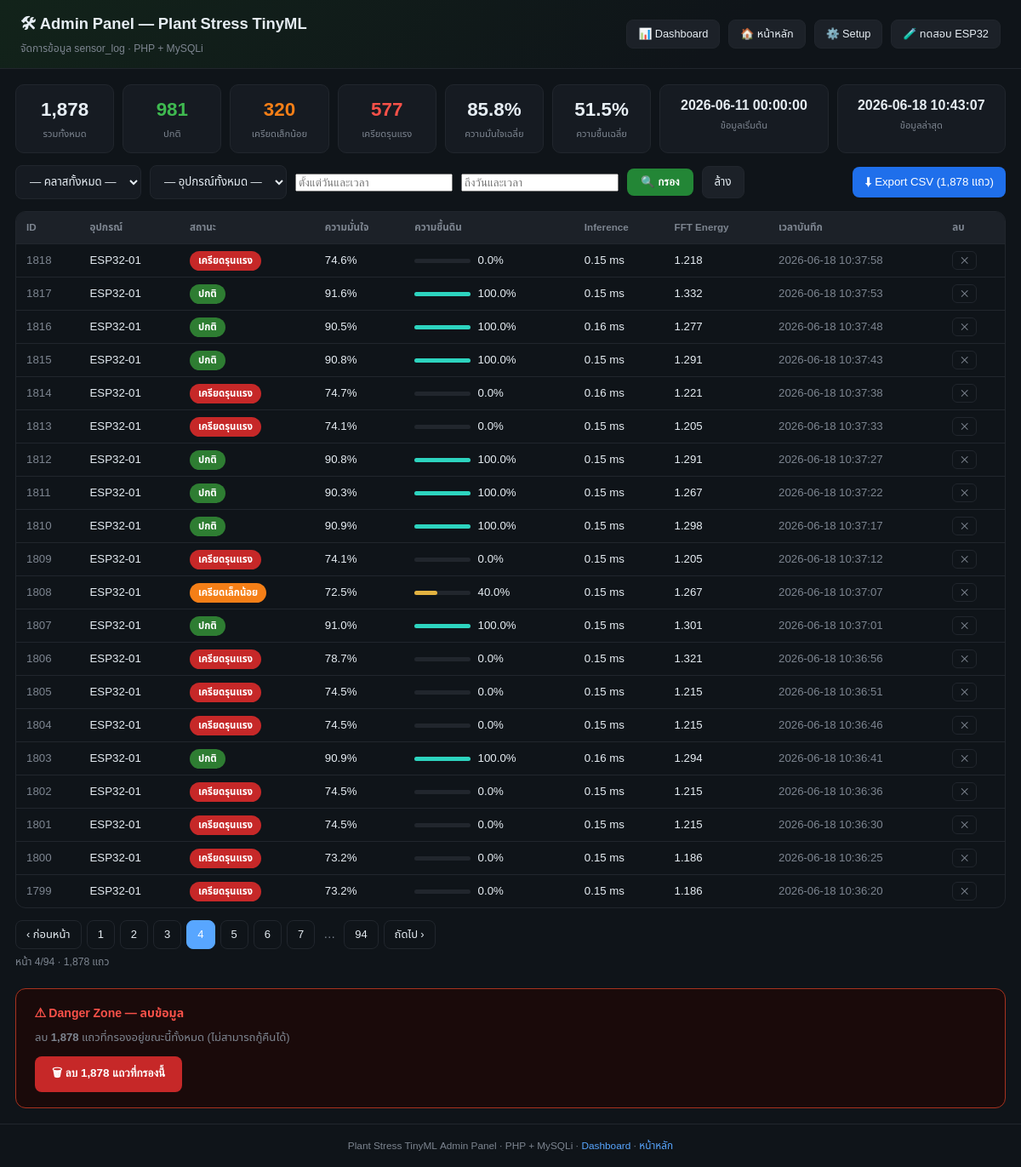
The app's page /admin/index.php?page=4& with its own data.
### tables this page shows
CREATE TABLE `sensor_log` (
  `id` int(11) NOT NULL,
  `device_id` varchar(20) NOT NULL DEFAULT 'ESP32-01',
  `class_id` tinyint(4) NOT NULL COMMENT '0=Normal 1=Mild 2=Severe',
  `class_label` varchar(20) NOT NULL,
  `confidence` float NOT NULL,
  `soil_moisture` float NOT NULL,
  `inference_ms` float NOT NULL,
  `fft_energy` float DEFAULT '0',
  `features_json` text,
  `uptime_ms` bigint(20) DEFAULT '0',
  `created_at` datetime DEFAULT CURRENT_TIMESTAMP
);

### admin/index.php (the view, shortened to what this page needs)
<?php
function buildWhere(string $cls, string $dev, string $df, string $dt): string
{
    $parts = [];
    return $parts ? 'WHERE '.implode(' AND ', $parts) : '';
}
function q(string $v): string { return htmlspecialchars($v, ENT_QUOTES, 'UTF-8'); }
$fClass = $_GET['f_class']     ?? ($_POST['f_class']    ?? '');
$fDev   = $_GET['f_device']    ?? ($_POST['f_device']   ?? '');
$fFrom  = $_GET['f_date_from'] ?? '';
$fTo    = $_GET['f_date_to']   ?? '';
$conn = getConnection();
$where  = buildWhere($fClass, $fDev, $fFrom, $fTo);
$perPg  = 20;
$page   = max(1, (int)($_GET['page'] ?? 1));
$total  = (int)$conn->query("SELECT COUNT(*) c FROM sensor_log $where")->fetch_assoc()['c'];
$pages  = max(1, (int)ceil($total / $perPg));
$page   = min($page, $pages);
$offset = ($page - 1) * $perPg;
$rows = $conn->query(
    "SELECT id,device_id,class_id,class_label,confidence,
            soil_moisture,inference_ms,fft_energy,created_at
     FROM sensor_log $where ORDER BY id DESC LIMIT $perPg OFFSET $offset"
)->fetch_all(MYSQLI_ASSOC);
$stats = $conn->query("
    SELECT COUNT(*) total,
           AVG(confidence)*100 acc,
           AVG(soil_moisture)  soil,
           SUM(class_id=0) n0, SUM(class_id=1) n1, SUM(class_id=2) n2,
           MIN(created_at) dt_min, MAX(created_at) dt_max
    FROM sensor_log $where
")->fetch_assoc();
$qs = http_build_query(array_filter([
    'f_class'     => $fClass,
    'f_device'    => $fDev,
    'f_date_from' => $fFrom,
    'f_date_to'   => $fTo,
], fn($v) => $v !== ''));
$CLS = [
    0 => ['ปกติ',            '#2E7D32'],
    1 => ['เครียดเล็กน้อย', '#F57F17'],
    2 => ['เครียดรุนแรง',   '#C62828'],
];
?>
<!DOCTYPE html>
<html lang="th">
<head>
<link rel="stylesheet" href="style.css">
<link rel="stylesheet" href="https://cdn.jsdelivr.net/npm/flatpickr/dist/flatpickr.min.css">
</head>
<body>
<header class="ah">
  <div class="ah-inner">
    <div>
      <h1>🛠 Admin Panel — Plant Stress TinyML</h1>
      <p class="asub">จัดการข้อมูล sensor_log · PHP + MySQLi</p>
    </div>
    <nav class="anav">
      <a href="../dashboard/index.php">📊 Dashboard</a>
      <a href="../index.php">🏠 หน้าหลัก</a>
      <a href="../install/setup.php">⚙️ Setup</a>
      <a href="../install/test_ingest.php">🧪 ทดสอบ ESP32</a>
    </nav>
  </div>
</header>
<div class="wrap">
<div class="stat-strip">
  <div class="ss-item">
    <span class="ss-n"><?=number_format($stats['total'] ?? 0)?></span>
    <span class="ss-l">รวมทั้งหมด</span>
  </div>
  <div class="ss-item">
    <span class="ss-n" style="color:#3fb950"><?=number_format($stats['n0'] ?? 0)?></span>
    <span class="ss-l">ปกติ</span>
  </div>
  <div class="ss-item">
    <span class="ss-n" style="color:#F57F17"><?=number_format($stats['n1'] ?? 0)?></span>
    <span class="ss-l">เครียดเล็กน้อย</span>
  </div>
  <div class="ss-item">
    <span class="ss-n" style="color:#f85149"><?=number_format($stats['n2'] ?? 0)?></span>
    <span class="ss-l">เครียดรุนแรง</span>
  </div>
  <div class="ss-item">
    <span class="ss-n"><?=$stats['acc'] !== null ? number_format($stats['acc'],1).'%' : '--'?></span>
    <span class="ss-l">ความมั่นใจเฉลี่ย</span>
  </div>
  <div class="ss-item">
    <span class="ss-n"><?=$stats['soil'] !== null ? number_format($stats['soil'],1).'%' : '--'?></span>
    <span class="ss-l">ความชื้นเฉลี่ย</span>
  </div>
  <div class="ss-item" style="flex:2;min-width:180px;">
    <span class="ss-n" style="font-size:1rem"><?=q($stats['dt_min'] ?? '--')?></span>
    <span class="ss-l">ข้อมูลเริ่มต้น</span>
  </div>
  <div class="ss-item" style="flex:2;min-width:180px;">
    <span class="ss-n" style="font-size:1rem"><?=q($stats['dt_max'] ?? '--')?></span>
    <span class="ss-l">ข้อมูลล่าสุด</span>
  </div>
</div>
<form class="filter-bar" method="get" action="index.php">
  <select name="f_class">
    <option value="">— คลาสทั้งหมด —</option>
  </select>
  <select name="f_device">
    <option value="">— อุปกรณ์ทั้งหมด —</option>
  </select>
  <input type="text" class="datetime-picker" name="f_date_from" value="<?=q($fFrom)?>" placeholder="ตั้งแต่วันและเวลา">
  <input type="text" class="datetime-picker" name="f_date_to"   value="<?=q($fTo)?>"   placeholder="ถึงวันและเวลา">
  <button type="submit" class="btn-filter">🔍 กรอง</button>
  <a href="index.php" class="btn-clear">ล้าง</a>
  <a href="?<?=$qs?>&export=1" class="btn-export">⬇ Export CSV (<?=number_format($total)?> แถว)</a>
</form>
<div class="tbl-wrap">
  <table class="data-tbl">
    <thead>
      <tr>
        <th>ID</th>
        <th>อุปกรณ์</th>
        <th>สถานะ</th>
        <th>ความมั่นใจ</th>
        <th>ความชื้นดิน</th>
        <th>Inference</th>
        <th>FFT Energy</th>
        <th>เวลาบันทึก</th>
        <th>ลบ</th>
      </tr>
    </thead>
    <tbody>
    <?php if (empty($rows)): ?>
      <tr><td colspan="9" class="muted-c">ไม่พบข้อมูลที่ตรงกับเงื่อนไข</td></tr>
    <?php else: ?>
      <?php foreach ($rows as $r):
          [$cTh, $cCol] = $CLS[(int)$r['class_id']] ?? ['?', '#555'];
          $soilPct = min(100, max(0, (float)$r['soil_moisture']));
          $soilColor = $soilPct > 40 ? '#2dd4bf' : ($soilPct > 25 ? '#e3b341' : '#f85149');
      ?>
      <tr>
        <td class="id-c"><?=q($r['id'])?></td>
        <td><?=q($r['device_id'])?></td>
        <td><span class="badge" style="background:<?=$cCol?>"><?=$cTh?></span></td>
        <td><?=number_format((float)$r['confidence'] * 100, 1)?>%</td>
        <td>
          <div class="mini-bar-wrap">
            <div class="mini-bar" style="width:<?=$soilPct?>%;background:<?=$soilColor?>"></div>
          </div>
          <?=number_format((float)$r['soil_moisture'], 1)?>%
        </td>
        <td><?=number_format((float)$r['inference_ms'], 2)?> ms</td>
        <td><?=number_format((float)$r['fft_energy'], 3)?></td>
        <td class="dt-c"><?=q($r['created_at'])?></td>
        <td>
          <form method="post" style="margin:0"
                onsubmit="return confirm('ยืนยันลบ record #<?=q($r['id'])?> ?')">
            <button type="submit" class="btn-del">✕</button>
          </form>
        </td>
      </tr>
      <?php endforeach; ?>
    <?php endif; ?>
    </tbody>
  </table>
</div>
<?php if ($pages > 1): ?>
<div class="pagination">
  <?php if ($page > 1): ?>
    <a href="?page=<?=$page-1?>&<?=$qs?>">‹ ก่อนหน้า</a>
  <?php endif; ?>
  <?php
  $start = max(1, $page-3); $end = min($pages, $page+3);
  for ($p = $start; $p <= $end; $p++):
  ?>
    <a href="?page=<?=$p?>&<?=$qs?>" class="<?=$p===$page?'active':''?>"><?=$p?></a>
  <?php endfor;
  if ($end < $pages) echo '<span class="pg-gap">…</span><a href="?page='.$pages.'&'.$qs.'">'.$pages.'</a>';
  ?>
  <?php if ($page < $pages): ?>
    <a href="?page=<?=$page+1?>&<?=$qs?>">ถัดไป ›</a>
  <?php endif; ?>
</div>
<p class="pg-info">หน้า <?=$page?>/<?=$pages?> · <?=number_format($total)?> แถว</p>
<?php endif; ?>
<?php if ($total > 0): ?>
<div class="danger-zone">
  <h4>⚠ Danger Zone — ลบข้อมูล</h4>
  <p style="color:#7d8590;font-size:.82rem;margin:0 0 12px">
    ลบ <b><?=number_format($total)?></b> แถวที่กรองอยู่ขณะนี้ทั้งหมด (ไม่สามารถกู้คืนได้)
  </p>
  <form method="post" onsubmit="return confirm('ยืนยันลบ <?=number_format($total)?> แถว? ไม่สามารถกู้คืนได้!')">
    <button type="submit" class="btn-danger">
      🗑 ลบ <?=number_format($total)?> แถวที่กรองนี้
    </button>
  </form>
</div>
<?php endif; ?>
</div><footer class="a-footer">
  Plant Stress TinyML Admin Panel · PHP + MySQLi ·
  <a href="../dashboard/index.php">Dashboard</a> ·
  <a href="../index.php">หน้าหลัก</a>
</footer>
</body>
</html>

### admin/style.css (style rules this page uses)
:root { --bg:#0f1419; --panel:#161b22; --panel2:#1c2128; --border:#21262d; --text:#e6edf3; --muted:#7d8590; --green:#3fb950; --orange:#F57F17; --red:#f85149; --blue:#58a6ff; --teal:#2dd4bf; }
* { box-sizing:border-box; }
html,body { margin:0; padding:0; }
body { font-family:'Noto Sans Thai',sans-serif; background:var(--bg); color:var(--text); font-size:14px; }
a { color:var(--blue); text-decoration:none; }
.ah { background:linear-gradient(135deg,#12231a,#0f1419 70%); border-bottom:1px solid var(--border); padding:14px 24px; position:sticky; top:0; z-index:100; }
.ah-inner { max-width:1380px; margin:0 auto; display:flex; justify-content:space-between; align-items:center; flex-wrap:wrap; gap:12px; }
.ah h1 { margin:0; font-size:1.15rem; }
.asub { margin:2px 0 0; color:var(--muted); font-size:.76rem; }
.anav { display:flex; gap:10px; flex-wrap:wrap; }
.anav a { color:var(--text); background:var(--panel2); border:1px solid var(--border); padding:6px 13px; border-radius:8px; font-size:.8rem; }
.wrap { max-width:1380px; margin:18px auto; padding:0 18px; }
.stat-strip { display:flex; gap:10px; flex-wrap:wrap; margin-bottom:14px; }
.ss-item { background:var(--panel); border:1px solid var(--border); border-radius:10px; padding:12px 16px; text-align:center; flex:1; min-width:100px; }
.ss-n { display:block; font-size:1.4rem; font-weight:700; }
.ss-l { font-size:.7rem; color:var(--muted); }
.filter-bar { display:flex; gap:10px; flex-wrap:wrap; margin-bottom:14px; align-items:center; }
.filter-bar select, .filter-bar input[type=date] { background:var(--panel); border:1px solid var(--border); color:var(--text); padding:8px 12px; border-radius:8px; font-family:inherit; font-size:.83rem; }
.btn-filter { background:#238636; color:#fff; border:none; padding:8px 16px; border-radius:8px; cursor:pointer; font-size:.83rem; font-weight:600; }
.btn-clear { background:var(--panel2); border:1px solid var(--border); color:var(--text); padding:8px 14px; border-radius:8px; font-size:.83rem; }
.btn-export { background:#1f6feb; color:#fff; padding:8px 14px; border-radius:8px; font-size:.83rem; margin-left:auto; }
.tbl-wrap { overflow-x:auto; border-radius:12px; border:1px solid var(--border); margin-bottom:14px; }
.data-tbl { width:100%; border-collapse:collapse; }
.data-tbl th { padding:10px 12px; background:var(--panel2); color:var(--muted); font-size:.73rem; font-weight:600; border-bottom:1px solid var(--border); text-align:left; white-space:nowrap; }
.data-tbl td { padding:8px 12px; border-bottom:1px solid var(--border); vertical-align:middle; font-size:.83rem; }
.data-tbl tr:last-child td { border-bottom:none; }
.id-c { color:var(--muted); font-size:.78rem; }
.dt-c { color:var(--muted); font-size:.76rem; white-space:nowrap; }
.badge { padding:3px 10px; border-radius:12px; font-size:.71rem; font-weight:700; color:#fff; white-space:nowrap; }
.mini-bar-wrap { background:var(--border); border-radius:3px; height:5px; width:66px; display:inline-block; vertical-align:middle; margin-right:5px; }
.mini-bar { height:100%; border-radius:3px; transition:width .3s; }
.btn-del { background:transparent; border:1px solid var(--border); color:var(--muted); border-radius:6px; padding:3px 9px; cursor:pointer; font-size:.73rem; transition:.15s; }
.pagination { display:flex; gap:6px; flex-wrap:wrap; margin:0 0 6px; }
.pagination a { padding:6px 12px; border:1px solid var(--border); border-radius:8px; color:var(--text); font-size:.81rem; }
.pagination a.active { background:var(--blue); border-color:var(--blue); color:#fff; }
.pg-gap { padding:6px 4px; color:var(--muted); }
.pg-info { color:var(--muted); font-size:.76rem; margin:0 0 16px; }
.danger-zone { margin-top:22px; padding:18px 22px; border:1px solid #a8331f; border-radius:12px; background:#1a0a0a; }
.danger-zone h4 { margin:0 0 8px; color:var(--red); font-size:.88rem; }
.btn-danger { background:#C62828; color:#fff; border:none; padding:10px 20px; border-radius:8px; cursor:pointer; font-size:.84rem; font-weight:700; transition:background .2s; }
.a-footer { text-align:center; color:var(--muted); font-size:.74rem; padding:16px; border-top:1px solid var(--border); margin-top:10px; }

### records on screen
sensor_log: id "1818", device "ESP32-01", cTh "เครียดรุนแรง", (float)$r['confidence']*100 "74.6", soil_moisture "0.0", inference_ms "0.15", fft_energy "1.218", created_at "2026-06-18 10:37:58"
sensor_log: id "1817", device "ESP32-01", cTh "ปกติ", (float)$r['confidence']*100 "91.6", soil_moisture "100.0", inference_ms "0.15", fft_energy "1.332", created_at "2026-06-18 10:37:53"
sensor_log: id "1816", device "ESP32-01", cTh "ปกติ", (float)$r['confidence']*100 "90.5", soil_moisture "100.0", inference_ms "0.16", fft_energy "1.277", created_at "2026-06-18 10:37:48"
sensor_log: id "1815", device "ESP32-01", cTh "ปกติ", (float)$r['confidence']*100 "90.8", soil_moisture "100.0", inference_ms "0.15", fft_energy "1.291", created_at "2026-06-18 10:37:43"
sensor_log: id "1814", device "ESP32-01", cTh "เครียดรุนแรง", (float)$r['confidence']*100 "74.7", soil_moisture "0.0", inference_ms "0.16", fft_energy "1.221", created_at "2026-06-18 10:37:38"
sensor_log: id "1813", device "ESP32-01", cTh "เครียดรุนแรง", (float)$r['confidence']*100 "74.1", soil_moisture "0.0", inference_ms "0.15", fft_energy "1.205", created_at "2026-06-18 10:37:33"
sensor_log: id "1812", device "ESP32-01", cTh "ปกติ", (float)$r['confidence']*100 "90.8", soil_moisture "100.0", inference_ms "0.15", fft_energy "1.291", created_at "2026-06-18 10:37:27"
sensor_log: id "1811", device "ESP32-01", cTh "ปกติ", (float)$r['confidence']*100 "90.3", soil_moisture "100.0", inference_ms "0.15", fft_energy "1.267", created_at "2026-06-18 10:37:22"
sensor_log: id "1810", device "ESP32-01", cTh "ปกติ", (float)$r['confidence']*100 "90.9", soil_moisture "100.0", inference_ms "0.15", fft_energy "1.298", created_at "2026-06-18 10:37:17"
sensor_log: id "1809", device "ESP32-01", cTh "เครียดรุนแรง", (float)$r['confidence']*100 "74.1", soil_moisture "0.0", inference_ms "0.15", fft_energy "1.205", created_at "2026-06-18 10:37:12"
sensor_log: id "1808", device "ESP32-01", cTh "เครียดเล็กน้อย", (float)$r['confidence']*100 "72.5", soil_moisture "40.0", inference_ms "0.15", fft_energy "1.267", created_at "2026-06-18 10:37:07"
sensor_log: id "1807", device "ESP32-01", cTh "ปกติ", (float)$r['confidence']*100 "91.0", soil_moisture "100.0", inference_ms "0.15", fft_energy "1.301", created_at "2026-06-18 10:37:01"
sensor_log: id "1806", device "ESP32-01", cTh "เครียดรุนแรง", (float)$r['confidence']*100 "78.7", soil_moisture "0.0", inference_ms "0.15", fft_energy "1.321", created_at "2026-06-18 10:36:56"
sensor_log: id "1805", device "ESP32-01", cTh "เครียดรุนแรง", (float)$r['confidence']*100 "74.5", soil_moisture "0.0", inference_ms "0.15", fft_energy "1.215", created_at "2026-06-18 10:36:51"
sensor_log: id "1804", device "ESP32-01", cTh "เครียดรุนแรง", (float)$r['confidence']*100 "74.5", soil_moisture "0.0", inference_ms "0.15", fft_energy "1.215", created_at "2026-06-18 10:36:46"
sensor_log: id "1803", device "ESP32-01", cTh "ปกติ", (float)$r['confidence']*100 "90.9", soil_moisture "100.0", inference_ms "0.16", fft_energy "1.294", created_at "2026-06-18 10:36:41"
sensor_log: id "1802", device "ESP32-01", cTh "เครียดรุนแรง", (float)$r['confidence']*100 "74.5", soil_moisture "0.0", inference_ms "0.15", fft_energy "1.215", created_at "2026-06-18 10:36:36"
sensor_log: id "1801", device "ESP32-01", cTh "เครียดรุนแรง", (float)$r['confidence']*100 "74.5", soil_moisture "0.0", inference_ms "0.15", fft_energy "1.215", created_at "2026-06-18 10:36:30"
sensor_log: id "1800", device "ESP32-01", cTh "เครียดรุนแรง", (float)$r['confidence']*100 "73.2", soil_moisture "0.0", inference_ms "0.15", fft_energy "1.186", created_at "2026-06-18 10:36:25"
sensor_log: id "1799", device "ESP32-01", cTh "เครียดรุนแรง", (float)$r['confidence']*100 "73.2", soil_moisture "0.0", inference_ms "0.15", fft_energy "1.186", created_at "2026-06-18 10:36:20"

### other values on screen
$stats['total'] "1,878"
$stats['n0'] "981"
$stats['n1'] "320"
$stats['n2'] "577"
$stats['acc'] "85.8"
$stats['soil'] "51.5"
q($stats['dt_min'] ?? '--') "2026-06-11 00:00:00"
q($stats['dt_max'] ?? '--') "2026-06-18 10:43:07"
$total "1,878"
$pages "94"
$page "4"
